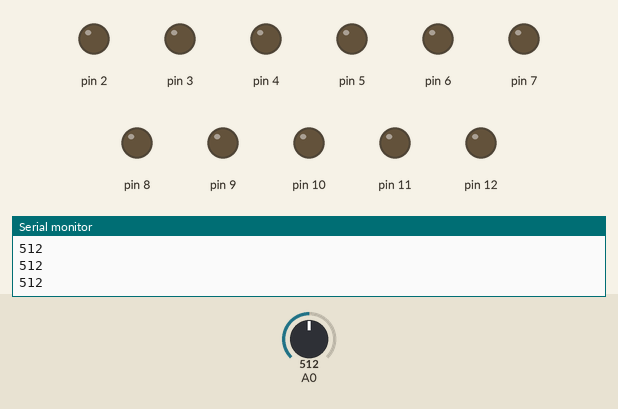
This sketch was run on a simulated Arduino Uno, built with avr-gcc and run on an emulated ATmega328P. Shown: output pins drawn as LEDs (lit = HIGH), the last lines printed to the serial monitor. Inputs (shaded band) come from the test bench; at power-on: A0 = 512.

Above: at 1.2 s.
1.3 s: A0 set to 358
2.8 s: A0 set to 322
At 3.1 s:
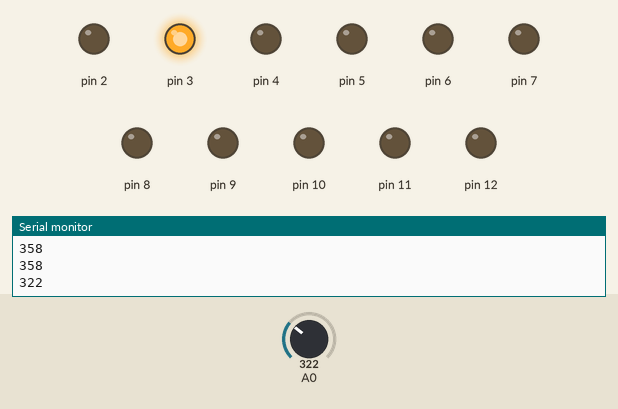
4.3 s: A0 set to 154
5.8 s: A0 set to 139
At 7.0 s:
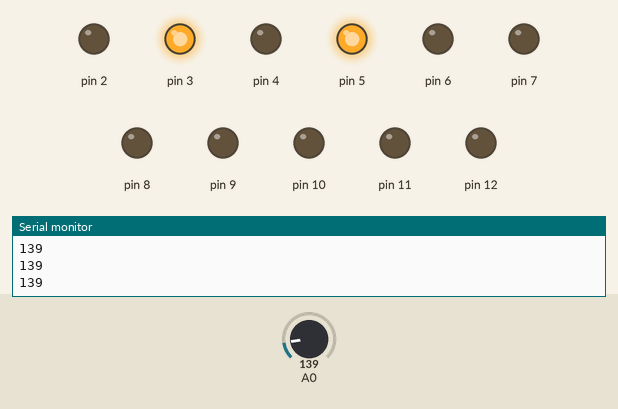
7.3 s: A0 set to 122
At 8.4 s:
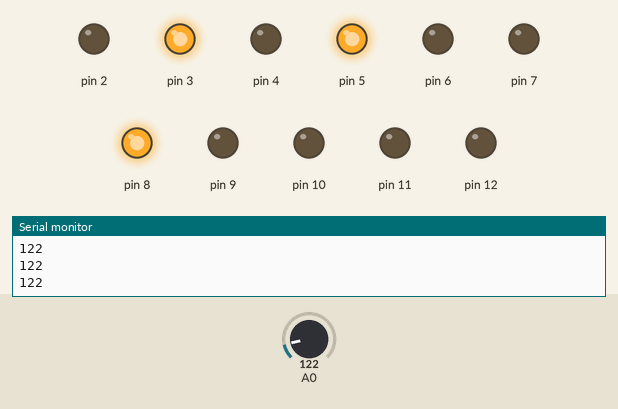
8.8 s: A0 set to 112
At 9.8 s:
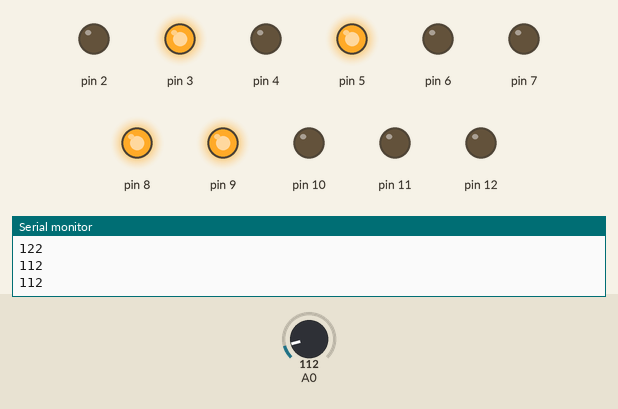
Timing chart, 0 to 11.3 s (numbered marks = the images above; inputs shaded):
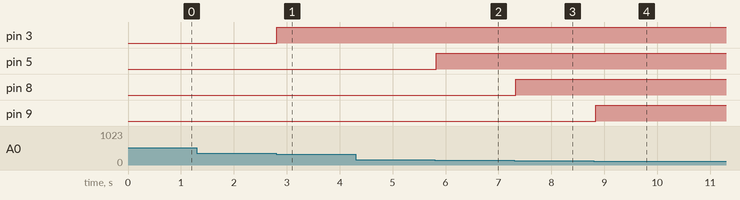

The sketch:

ComprabacionVoltajes.ino
```cpp
//Voltajes por Boton
int l1Min = 400, l1Max = 510;
int l2Min = 300, l2Max = 340;
int l3Min = 220, l3Max = 260;
int l4Min = 135, l4Max = 145;
int l5Min = 163, l5Max = 175;
int l6Min = 180, l6Max = 205;
int l7Min = 119, l7Max = 126;
int l8Min = 108, l8Max = 112;
int l9Min =  99, l9Max = 105;
int   Min =  99,   Max = 510;

//Declaración de Variables
int primeraVez = 0, turno = 0, entro = 0;

//Declaración de Arreglos
int arrayJuego[9];

//Otras declaraciones
int on = 300;
int off = 100;
long cntTiempo = 0;

void setup() {
  Serial.begin(9600);
  for (int i = 2; i <= 12; i++) {
    pinMode(i, OUTPUT);
  }
}

void loop() {
  if (analogRead(A0) > 0) {
    Serial.println(analogRead(A0));
    enciendeLedPj1(A0);
    //delay(200);
  }
}

void enciendeLedPj1(int led) {
  entro = 0;
  if (analogRead(led) >= Min && analogRead(led) <= Max) {
    if (analogRead(led) >= l1Min && analogRead(led) <= l1Max) {
      if (arrayJuego[0] == 0) {
        digitalWrite(2, HIGH);                                    //led 1
        arrayJuego[0] = 1;
        entro = 1;
      }
    }
    if (analogRead(led) >= l2Min && analogRead(led) <= l2Max) {
      if (arrayJuego[1] == 0) {
        digitalWrite(3, HIGH);                                    //led 2
        arrayJuego[1] = 1;
        entro = 1;
      }
    }
    if (analogRead(led) >= l3Min && analogRead(led) <= l3Max) {
      if (arrayJuego[2] == 0) {
        digitalWrite(4, HIGH);                                    //led 3
        arrayJuego[2] = 1;
        entro = 1;
      }
    }
    if (analogRead(led) >= l4Min && analogRead(led) <= l4Max) {
      if (arrayJuego[3] == 0) {
        digitalWrite(5, HIGH);                                    //led 4
        arrayJuego[3] = 1;
        entro = 1;
      }
    }
    if (analogRead(led) >= l5Min && analogRead(led) <= l5Max) {
      if (arrayJuego[4] == 0) {
        digitalWrite(6, HIGH);                                    //led 5
        arrayJuego[4] = 1;
        entro = 1;
      }
    }
    if (analogRead(led) >= l6Min && analogRead(led) <= l6Max) {
      if (arrayJuego[5] == 0) {
        digitalWrite(7, HIGH);                                    //led 6
        arrayJuego[5] = 1;
        entro = 1;
      }
    }
    if (analogRead(led) >= l7Min && analogRead(led) <= l7Max) {
      if (arrayJuego[6] == 0) {
        digitalWrite(8, HIGH);                                    //led 7
        arrayJuego[6] = 1;
        entro = 1;
      }
    }
    if (analogRead(led) >= l8Min && analogRead(led) <= l8Max) {
      if (arrayJuego[7] == 0) {
        digitalWrite(9, HIGH);                                    //led 8
        arrayJuego[7] = 1;
        entro = 1;
      }
    }
    if (analogRead(led) >= l9Min && analogRead(led) <= l9Max) {
      if (arrayJuego[8] == 0) {
        digitalWrite(10, HIGH);                                   //led 9
        arrayJuego[8] = 1;
        entro = 1;
      }
    }
    if (entro == 1) {
      // Serial.println("No Entro");
    }
    delay(500);
  } else {
    //Serial.println("No Entro Pj1");
    //delay(50);
  }
}
```

Measured:
- the behaviour switches between 341 and 340 on A0 (found by bisection; images 0 and 1)
- the behaviour switches between 146 and 145 on A0 (found by bisection; images 1 and 2)
- the behaviour switches between 113 and 112 on A0 (found by bisection; images 3 and 4)
- after the input at 2.8 s, pin 3: LOW → HIGH at once
- after the input at 5.8 s, pin 5: LOW → HIGH at once
- after the input at 7.3 s, pin 8: LOW → HIGH at once
- after the input at 8.8 s, pin 9: LOW → HIGH at once
